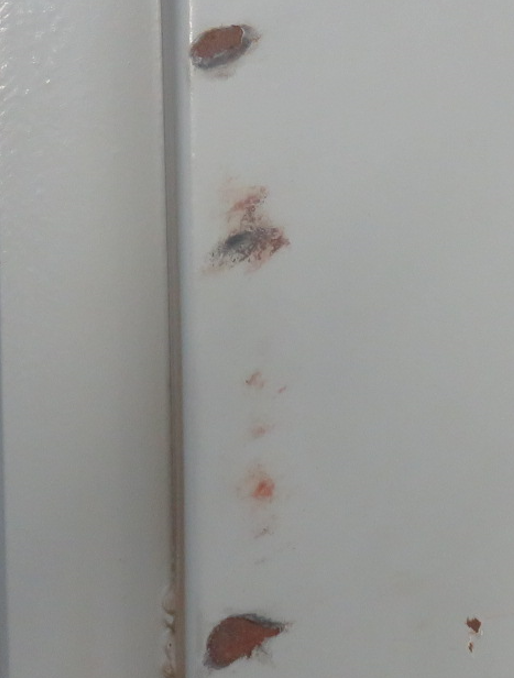
#> input picture test/1.png, 514 x 678 px, given in place of 1.jpg, which was not available
$ python test04.py
#> lines starting #> are read from the running program, lines starting #| are printed output that depends on the picture; pictures that were not available may be replaced by others from this repository, and a replacement may not be noted
# !/usr/bin/env python
# -*- coding: utf-8 -*-
# @File    :   test03.py
# @Time    :   2024/04/21 19:23:12
# @Author  :   机灵巢穴_WitNest
# @Version :   1.0
# @Site    :   https://space.bilibili.com/484950664?spm_id_from=333.1007.0.0
# @Desc    :   新创建的python文件

import cv2
import numpy as np
import matplotlib.pyplot as plt

# 读取图像
img = cv2.imread('test/1.jpg', 0)
#> img: shape (678, 514); min 50, max 235, mean 153.1

# 进行傅里叶变换
f = np.fft.fft2(img)
fshift = np.fft.fftshift(f)

# 获取实部和虚部
magnitude_spectrum = 20 * np.log(np.abs(fshift))
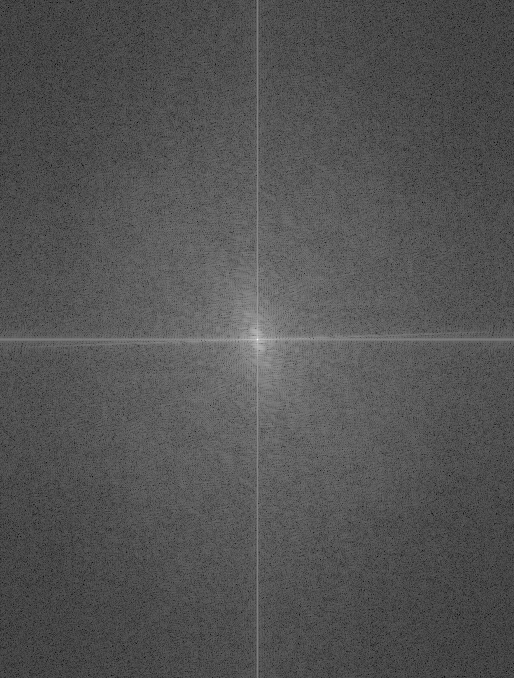
#> magnitude_spectrum: shape (678, 514) float64; min 12.8, max 355.9, mean 125.4; drawn with min black and max white
phase_spectrum = np.angle(fshift)
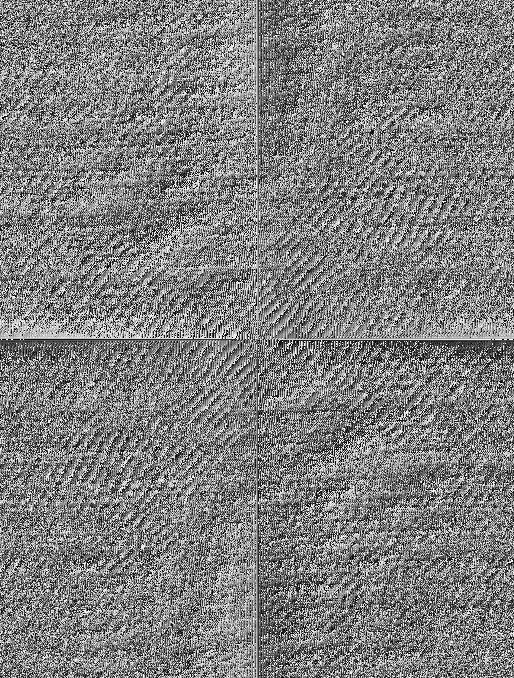
#> phase_spectrum: shape (678, 514) float64; min -3.14, max 3.14, mean -9.01e-06; drawn with min black and max white

# 显示实部和虚部
plt.subplot(121), plt.imshow(magnitude_spectrum, cmap='gray')
plt.title('Magnitude Spectrum'), plt.xticks([]), plt.yticks([])
plt.subplot(122), plt.imshow(phase_spectrum, cmap='gray')
plt.title('Phase Spectrum'), plt.xticks([]), plt.yticks([])
plt.show()
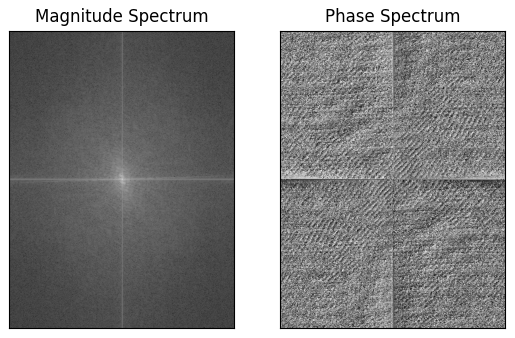
#> figure drawn by matplotlib, 2 panels

$ run again, with test/2.jpg saved as test/1.png
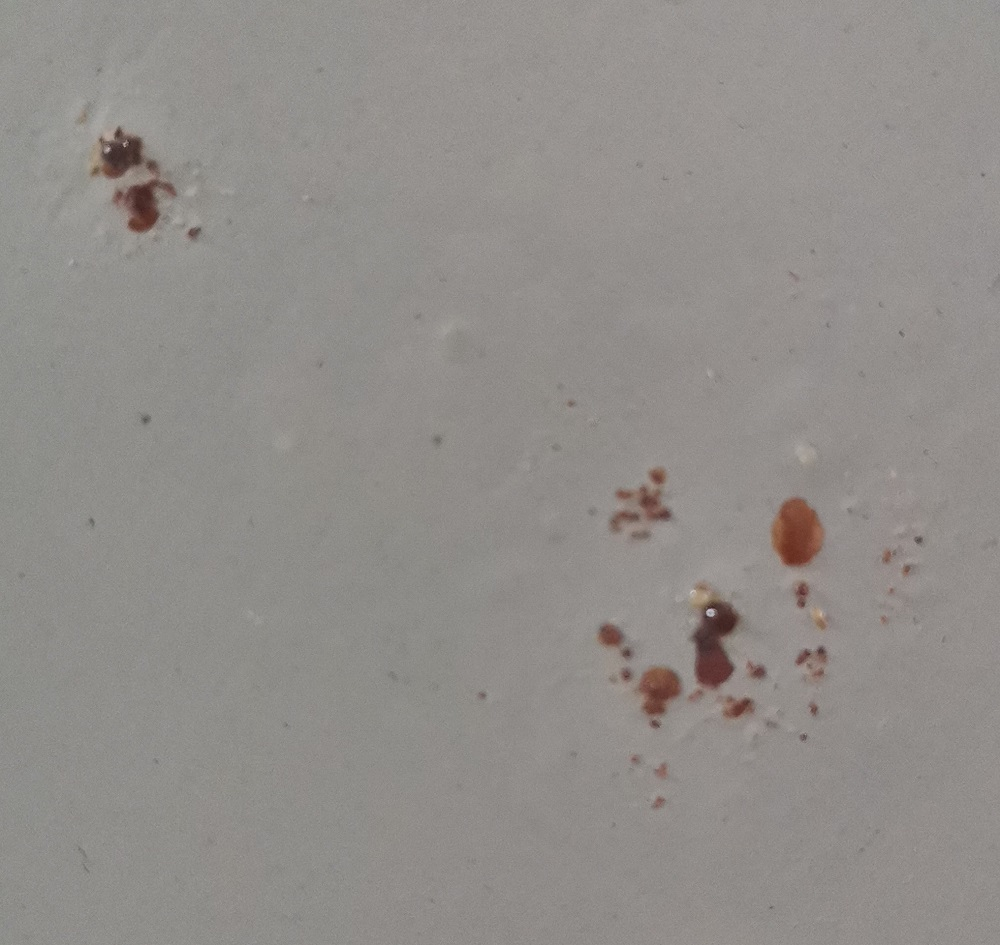
#> input picture test/2.jpg, 1000 x 945 px, given in place of 1.jpg, which was not available
#> `phase_spectrum = np.angle(fshift)`:
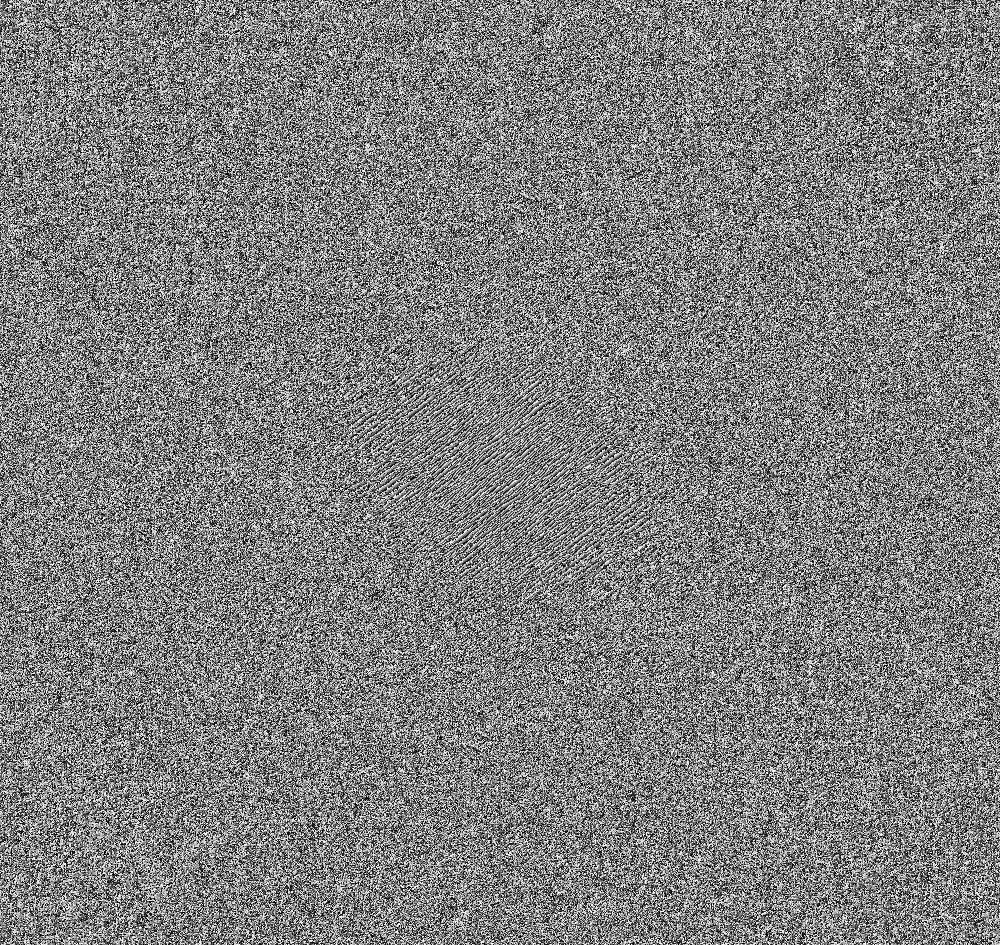
#> phase_spectrum: shape (945, 1000) float64; min -3.14, max 3.14, mean 2.78e-17; drawn with min black and max white
#> `plt.show()`:
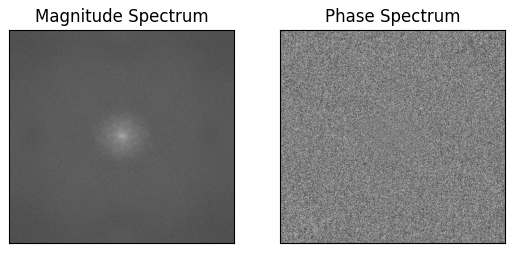
#> figure drawn by matplotlib, 2 panels

$ run again, with test/3.jpg saved as test/1.png
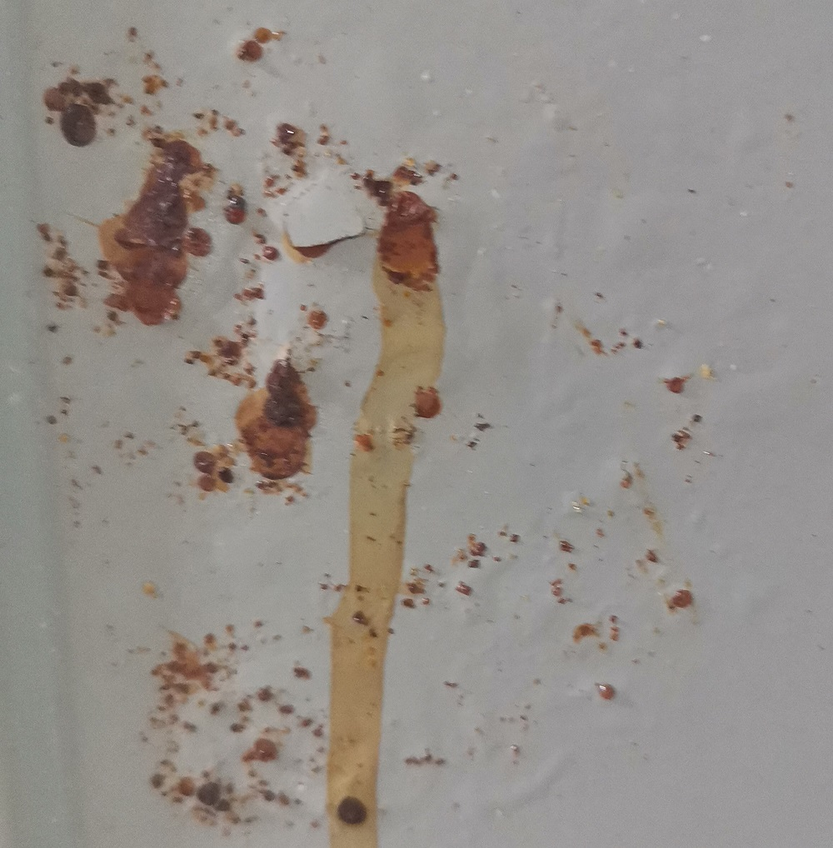
#> input picture test/3.jpg, 833 x 848 px, shrunk from 1000 x 1018 before the run, given in place of 1.jpg, which was not available
#> `phase_spectrum = np.angle(fshift)`:
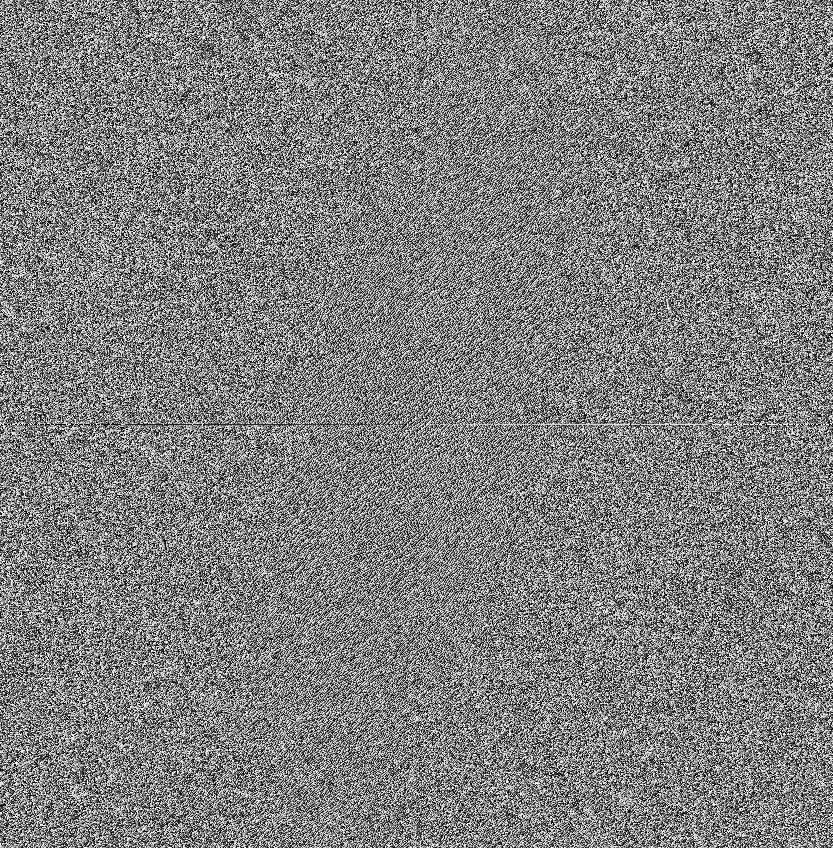
#> phase_spectrum: shape (848, 833) float64; min -3.14, max 3.14, mean 1.12e-17; drawn with min black and max white
#> `plt.show()`:
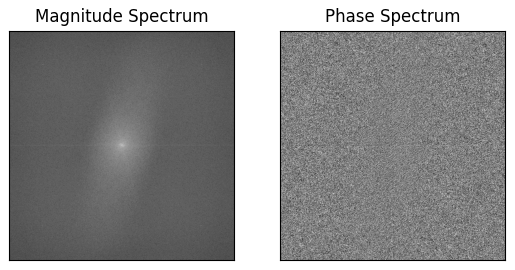
#> figure drawn by matplotlib, 2 panels
